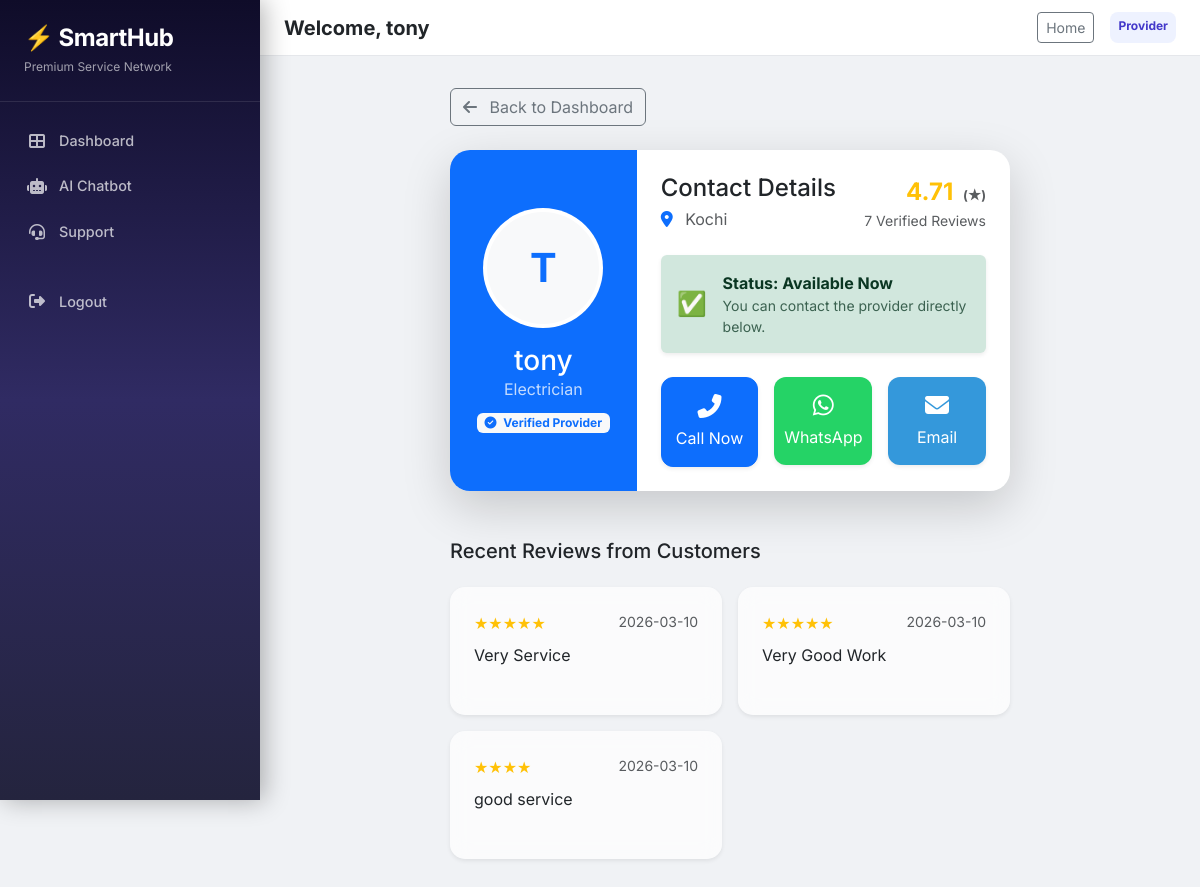
Screenshot of /provider/4/contact (signed in) with the database file from the repository.
### app.py (models this page shows)
class User(db.Model, UserMixin):
    id = db.Column(db.Integer, primary_key=True)
    username = db.Column(db.String(20), unique=True, nullable=False)
    email = db.Column(db.String(120), unique=True, nullable=False)
    password = db.Column(db.String(60), nullable=False)
    role = db.Column(db.String(20), nullable=False)
    service_type = db.Column(db.String(50), nullable=True)
    location_name = db.Column(db.String(100), nullable=True)
    lat = db.Column(db.Float, nullable=True)
    lon = db.Column(db.Float, nullable=True)
    rating = db.Column(db.Float, default=4.5)
    phone = db.Column(db.String(20), nullable=True)
    is_verified = db.Column(db.Boolean, default=False)
    is_available = db.Column(db.Boolean, default=True)
    verification_file = db.Column(db.String(100), nullable=True)

class Review(db.Model):
    id = db.Column(db.Integer, primary_key=True)
    rating = db.Column(db.Integer, nullable=False)
    comment = db.Column(db.Text, nullable=True)
    reviewer_id = db.Column(db.Integer, db.ForeignKey('user.id'), nullable=False)
    provider_id = db.Column(db.Integer, db.ForeignKey('user.id'), nullable=False)
    created_at = db.Column(db.DateTime, default=db.func.current_timestamp())

### app.py (the view)
@app.route('/provider/<int:provider_id>/contact')
@login_required
def contact_provider(provider_id):
    provider = User.query.get_or_404(provider_id)
    if provider.role != 'provider':
        flash('User is not a service provider.', 'danger')
        return redirect(url_for('dashboard'))
    reviews = Review.query.filter_by(provider_id=provider.id).order_by(Review.created_at.desc()).limit(3).all()
    review_count = Review.query.filter_by(provider_id=provider.id).count()
    return render_template('contact_provider.html', provider=provider, reviews=reviews, review_count=review_count)

### app.py (called while the page is built)
@login_manager.user_loader
def load_user(user_id):
    return User.query.get(int(user_id))

### templates/contact_provider.html (shortened to what this page needs)
{% extends "base.html" %}
{% block content %}
<div class="row justify-content-center">
    <div class="col-md-8">
        <a href="{{ url_for('dashboard') }}" class="btn btn-outline-secondary mb-4">
            <i class="fas fa-arrow-left me-2"></i> Back to Dashboard
        </a>
        <div class="admin-card border-0 shadow-lg overflow-hidden" style="border-radius: 20px; background: #fff;">
            <div class="row g-0">
                <div class="col-md-4 bg-primary d-flex flex-column align-items-center justify-content-center py-5 text-white">
                    <div class="rounded-circle bg-white p-1 mb-3" style="width: 120px; height: 120px;">
                        <div class="w-100 h-100 rounded-circle d-flex align-items-center justify-content-center bg-light text-primary fs-1 fw-bold">
                            {{ provider.username[0].upper() }}
                        </div>
                    </div>
                    <h3 class="mb-0">{{ provider.username }}</h3>
                    <p class="opacity-75 mb-0">{{ provider.service_type }}</p>
                    <div class="mt-2">
                        {% if provider.is_verified %}
                            <span class="badge bg-light text-primary"><i class="fas fa-check-circle me-1"></i> Verified Provider</span>
                        {% else %}
                            <span class="badge bg-warning text-dark"><i class="fas fa-clock me-1"></i> Pending Verification</span>
                        {% endif %}
                    </div>
                </div>
                <div class="col-md-8 p-4">
                    <div class="d-flex justify-content-between align-items-start mb-4">
                        <div>
                            <h4 class="text-dark mb-1">Contact Details</h4>
                            <p class="text-muted mb-0"><i class="fas fa-map-marker-alt me-2 text-primary"></i> {{ provider.location_name or 'Not specified' }}</p>
                        </div>
                        <div class="text-end">
                            <div class="fs-4 text-warning fw-bold">{{ provider.rating }} <small class="text-muted ms-1" style="font-size: 0.8rem;">(★)</small></div>
                            <div class="small text-muted">{{ review_count }} Verified Reviews</div>
                        </div>
                    </div>
                    <div class="alert {% if provider.is_available %}alert-success{% else %}alert-danger{% endif %} border-0 shadow-sm mb-4 d-flex align-items-center">
                        <div class="me-3 fs-4">
                            {% if provider.is_available %} ✅ {% else %} ⛔ {% endif %}
                        </div>
                        <div>
                            <strong>Status: {% if provider.is_available %} Available Now {% else %} Currently Busy {% endif %}</strong>
                            <div class="small opacity-75">You can contact the provider directly below.</div>
                        </div>
                    </div>
                    <div class="row g-3">
                        <div class="col-12 col-sm-4 text-center">
                            <a href="tel:{{ provider.phone }}" class="btn btn-primary w-100 py-3 shadow-sm d-flex flex-column align-items-center" style="border-radius: 12px; transition: transform 0.2s;">
                                <i class="fas fa-phone-alt fs-4 mb-2"></i>
                                <span>Call Now</span>
                            </a>
                        </div>
                        <div class="col-12 col-sm-4 text-center">
                            <a href="https://wa.me/{{ provider.phone }}" target="_blank" class="btn btn-success w-100 py-3 shadow-sm d-flex flex-column align-items-center" style="border-radius: 12px; transition: transform 0.2s; background: #25D366; border: none;">
                                <i class="fab fa-whatsapp fs-4 mb-2"></i>
                                <span>WhatsApp</span>
                            </a>
                        </div>
                        <div class="col-12 col-sm-4 text-center">
                            <a href="mailto:{{ provider.email }}" class="btn btn-info w-100 py-3 shadow-sm d-flex flex-column align-items-center text-white" style="border-radius: 12px; transition: transform 0.2s; background: #3498db; border: none;">
                                <i class="fas fa-envelope fs-4 mb-2"></i>
                                <span>Email</span>
                            </a>
                        </div>
                    </div>
                </div>
            </div>
        </div>
        <div class="mt-5">
            <h5 class="mb-4">Recent Reviews from Customers</h5>
            {% if reviews %}
                <div class="row g-3">
                {% for r in reviews %}
                    <div class="col-md-6">
                        <div class="admin-card border-0 shadow-sm h-100" style="border-radius: 15px; background: rgba(255,255,255,0.7); backdrop-filter: blur(10px);">
                            <div class="card-body">
                                <div class="d-flex justify-content-between mb-2">
                                    <div class="text-warning">
                                        {% for i in range(r.rating) %}★{% endfor %}
                                    </div>
                                    <small class="text-muted">{{ r.created_at.strftime('%Y-%m-%d') }}</small>
                                </div>
                                <p class="mb-0 text-dark">{{ r.comment }}</p>
                            </div>
                        </div>
                    </div>
                {% endfor %}
                </div>
            {% else %}
                <div class="text-muted p-4 text-center bg-white rounded-3 shadow-sm">
                    No reviews yet for this provider. Be the first to book and review!
                </div>
            {% endif %}
        </div>
    </div>
</div>
{% endblock %}

### templates/base.html (shortened to what this page needs)
<!DOCTYPE html>
<html lang="en">
<head>
    <link href="https://cdn.jsdelivr.net/npm/bootstrap@5.3.0/dist/css/bootstrap.min.css" rel="stylesheet">
    <link href="https://cdnjs.cloudflare.com/ajax/libs/font-awesome/6.5.1/css/all.min.css" rel="stylesheet">
</head>
<body>
    <div class="admin-wrapper">
        {% if current_user.is_authenticated %}
        <div class="admin-sidebar">
            <div class="sidebar-brand">
                <h4>⚡ SmartHub</h4>
                <small>Premium Service Network</small>
            </div>
            <ul class="sidebar-nav">
                {% if current_user.role == 'admin' %}
                    <li><a href="{{ url_for('admin_dashboard') }}" class="{% if request.path == url_for('admin_dashboard') %}active{% endif %}"><i class="fas fa-chart-pie"></i> Admin Panel</a></li>
                    <li><a href="{{ url_for('admin_dashboard') }}#tab-providers"><i class="fas fa-user-shield"></i> Providers</a></li>
                    <li><a href="{{ url_for('admin_dashboard') }}#tab-users"><i class="fas fa-users"></i> Users</a></li>
                    <li><a href="{{ url_for('admin_dashboard') }}#tab-bookings"><i class="fas fa-calendar-check"></i> Bookings</a></li>
                    <li><a href="{{ url_for('admin_dashboard') }}#tab-payments"><i class="fas fa-credit-card"></i> Payments</a></li>
                    <li><a href="{{ url_for('admin_dashboard') }}#tab-messages"><i class="fas fa-envelope"></i> Messages</a></li>
                {% else %}
                    <li><a href="{{ url_for('dashboard') }}" class="{% if request.path == url_for('dashboard') %}active{% endif %}"><i class="fas fa-th-large"></i> Dashboard</a></li>
                    <li><a href="{{ url_for('chatbot') }}" class="{% if request.path == url_for('chatbot') %}active{% endif %}"><i class="fas fa-robot"></i> AI Chatbot</a></li>
                    <li><a href="{{ url_for('contact') }}" class="{% if request.path == url_for('contact') %}active{% endif %}"><i class="fas fa-headset"></i> Support</a></li>
                {% endif %}
                <li class="mt-4"><a href="{{ url_for('logout') }}"><i class="fas fa-sign-out-alt"></i> Logout</a></li>
            </ul>
        </div>
        {% endif %}
        <div class="admin-main">
            {% if current_user.is_authenticated %}
            <div class="top-navbar">
                <h5 class="mb-0 fw-bold">Welcome, {{ current_user.username }}</h5>
                <div class="d-flex gap-3">
                    <a href="{{ url_for('home') }}" class="btn btn-sm btn-outline-secondary">Home</a>
                    <span class="badge bg-indigo-100 text-indigo-700 p-2" style="background:#eef2ff;color:#4338ca;border-radius:8px;">
                        {{ current_user.role|capitalize }}
                    </span>
                </div>
            </div>
            {% endif %}
            <div class="container-fluid">
                {% block content %}{% endblock %}
            </div>
        </div>
    </div>
</body>
</html>

### templates/base.html (style rules this page uses)
body { font-family: 'Inter', sans-serif; background: #f0f2f5; }
.admin-wrapper { display: flex; min-height: 100vh; }
.admin-sidebar { width: 260px; min-width: 260px; background: linear-gradient(180deg, #0f0c29, #302b63, #24243e); padding: 1.5rem 0; color: #fff; box-shadow: 4px 0 24px rgba(0,0,0,.3); position: sticky; top: 0; height: 100vh; overflow-y: auto; z-index: 1000; }
.admin-sidebar .sidebar-brand { padding: 0 1.5rem 1.5rem; border-bottom: 1px solid rgba(255,255,255,.1); margin-bottom: 1rem; }
.admin-sidebar .sidebar-brand h4 { margin: 0; font-weight: 700; letter-spacing: -0.5px; }
.admin-sidebar .sidebar-brand small { opacity: .6; font-size: .75rem; }
.sidebar-nav { list-style: none; padding: 0; margin: 0; }
.sidebar-nav li a { display: flex; align-items: center; gap: 12px; padding: 12px 24px; color: rgba(255,255,255,.7); text-decoration: none; font-weight: 500; font-size: .9rem; transition: all .25s ease; border-left: 3px solid transparent; }
.sidebar-nav li a i { width: 20px; text-align: center; font-size: 1rem; }
.admin-main { flex: 1; padding: 2rem; overflow-y: auto; }
.admin-card { border: none; border-radius: 16px; box-shadow: 0 2px 16px rgba(0,0,0,.06); background: #fff; overflow: hidden; margin-bottom: 1.5rem; }
.admin-card .card-body { padding: 1.5rem; }
.top-navbar { background: #fff; border-bottom: 1px solid #e5e7eb; padding: 0.75rem 1.5rem; margin: -2rem -2rem 2rem -2rem; display: flex; justify-content: space-between; align-items: center; }

### rows the page displays
User: username "tony", role "Provider", username "T", service_type "Electrician", location_name "Kochi", rating "4.71"
Review: created_at "2026-03-10", comment "Very Service"
Review: created_at "2026-03-10", comment "Very Good Work"
Review: created_at "2026-03-10", comment "good service"

### other values shown
{{ review_count }} "7"
